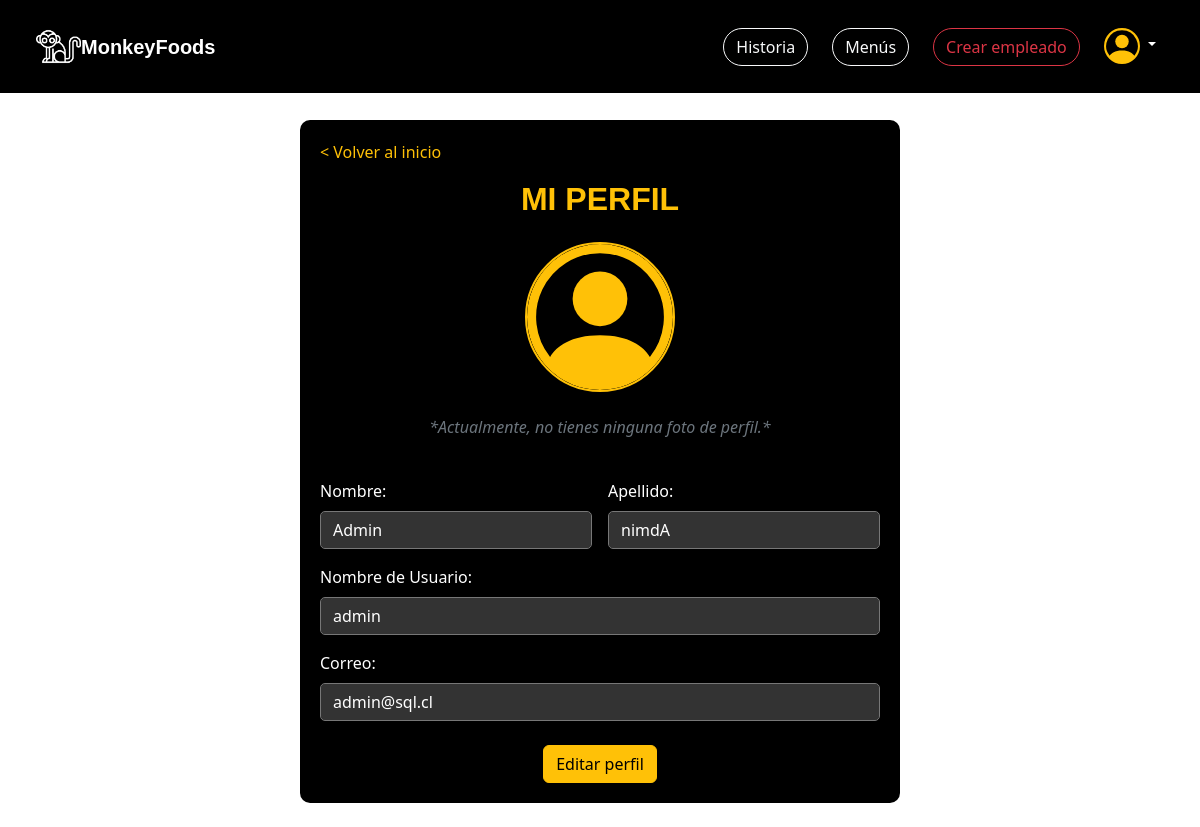
Page /perfil/ (signed in) on the earlier database version.
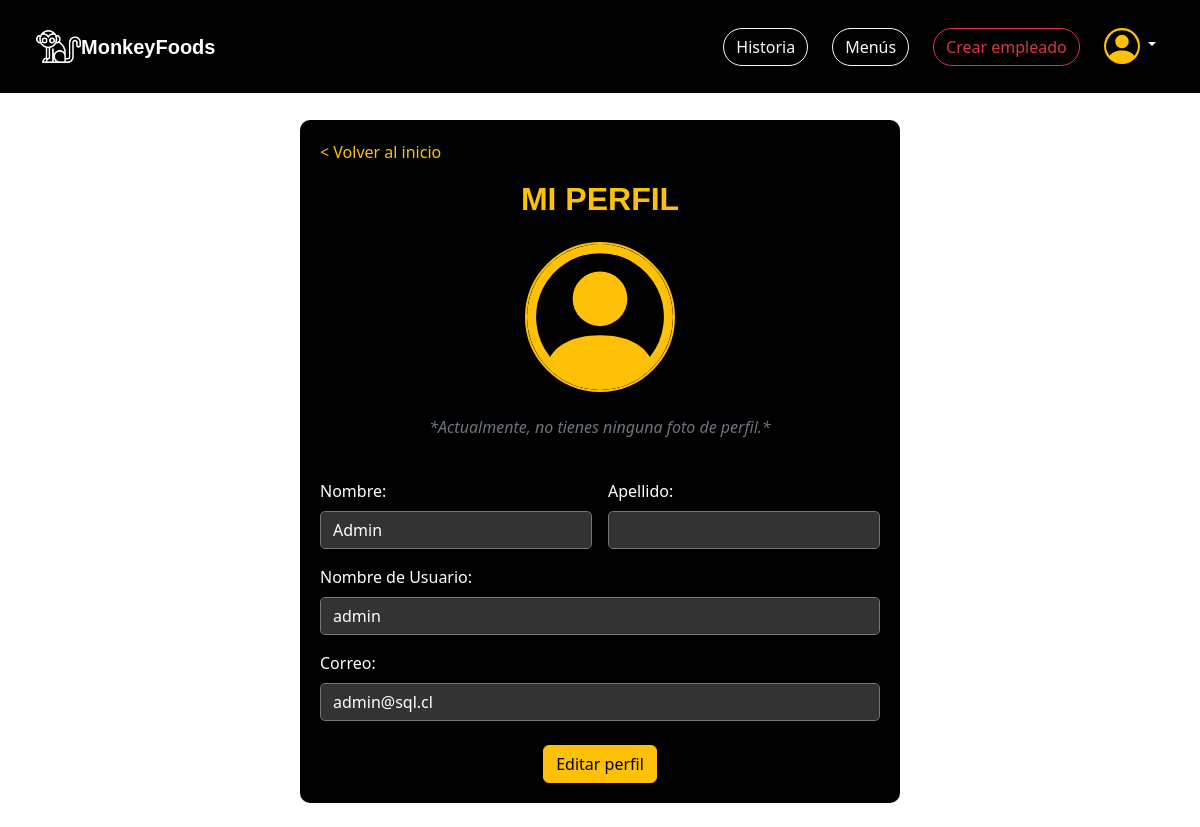
Same page on the later database version.
### apps/registrar/models.py (models this page shows, shortened)
class CustomUser(AbstractUser):
    ROL_CHOICES = (
        (1, 'Cliente'),
        (2, 'Mesero'),
        (3, 'Cocinero'),
        (4, 'Administrador'),
    )
    rol = models.PositiveSmallIntegerField(choices=ROL_CHOICES, default=1)
    foto_perfil = models.ImageField(upload_to='fotos_perfil/', blank=True, null=True)

### apps/perfil/views.py (the view)
# urls.py: path('', views.perfil , name='perfil'),
def perfil(request):
    context = { }
    return render(request, "perfil/perfil.html", context)

### apps/perfil/templates/perfil/perfil.html (shortened to what this page needs)
{% load static %}
<!DOCTYPE html>
<html lang="es">
<head>
    <link href="https://cdn.jsdelivr.net/npm/bootstrap@5.3.3/dist/css/bootstrap.min.css" rel="stylesheet"
>
    <link rel="stylesheet" href="https://cdn.jsdelivr.net/npm/bootstrap-icons@1.11.3/font/bootstrap-icons.min.css">
    <link rel="stylesheet" href="{% static 'perfil/css/styles.css' %}">
</head>
<body class="body-fondo">
    {% if request.user.is_authenticated %}
    <nav class="navbar navbar-expand-lg bg-body-primary navbar-settings p-4">
        <div class="container-fluid">
            <a href="{% url 'index' %}">
                <img style="width: 45px; height: 45px;" src="{% static 'home/img/mono-blanco.png' %}" alt="marca">
                <a class="navbar-brand marca" href="{% url 'index' %}">MonkeyFoods</a>
            </a>
            <div class="collapse navbar-collapse" id="navbarSupportedContent">
                {% if request.user.is_authenticated %}
                <form class="d-flex gap-4" role="search">
                    <a href="{% url 'historia' %}">
                        <button class="btn btn-outline-light history" type="button">Historia</button>
                    </a>
                    <a href="{% url 'menus' %}">
                        <button class="btn btn-outline-light history" type="button">Menús</button>
                    </a>
                    {% if request.user.rol == 4 %}
                    <a href="{% url 'crear_empleado' %}">
                        <button class="btn btn-outline-danger history" type="button">Crear empleado</button>
                    </a>
                    {% endif %}
                    <div class="nav-item dropdown dropdown-perfil me-2">
                        <a class="nav-link dropdown-toggle" href="#" role="button" data-bs-toggle="dropdown">
                        </a>
                    </div>
                </form>
                {% endif %}
            </div>
        </div>
    </nav>
    <div class="form-container my-4">
        <div class="text-start mb-3">
            <a href="{% url 'index' %}" class="boton-volver d-inline-block">
                <p class="mb-0">&lt; Volver al inicio</p>
            </a>
        </div>
        <h2 class="text-center mb-4"
            style="font-family: 'Century Gothic', sans-serif; font-weight: bolder; color: #ffc107">
            MI PERFIL
        </h2>
        <div class="text-center mb-4">
            {% if user.foto_perfil %}
            <img src="{{ user.foto_perfil.url }}" alt="Foto de perfil" class="foto-perfil img-fluid rounded-circle"
                style="width: 150px; height: 150px; object-fit: cover;">
            {% else %}
            <p class="text-secondary fst-italic mt-2">*Actualmente, no tienes ninguna foto de perfil.*</p>
            {% endif %}
        </div>
        <div class="row g-3">
            <div class="col-md-6">
                <label for="nombre" class="form-label">Nombre:</label>
                <input type="text" id="nombre" class="form-control" value="{{ user.first_name }}" disabled>
            </div>
            <div class="col-md-6">
                <label for="apellido" class="form-label">Apellido:</label>
                <input type="text" id="apellido" class="form-control" value="{{ user.last_name }}" disabled>
            </div>
            <div class="col-12">
                <label for="username" class="form-label">Nombre de Usuario:</label>
                <input type="text" id="username" class="form-control" value="{{ user.username }}" disabled>
            </div>
            <div class="col-12">
                <label for="email" class="form-label">Correo:</label>
                <input type="email" id="email" class="form-control" value="{{ user.email }}" disabled>
            </div>
        </div>
        <div class="text-center mt-4">
            <button type="button" class="btn btn-warning" data-bs-toggle="modal" data-bs-target="#editarPerfilModal">
                Editar perfil
            </button>
        </div>
    </div>
    {% endif %}
</body>
</html>

Differences in the rows shown:
changed CustomUser "Admin": last_name "nimdA" → (not shown)
